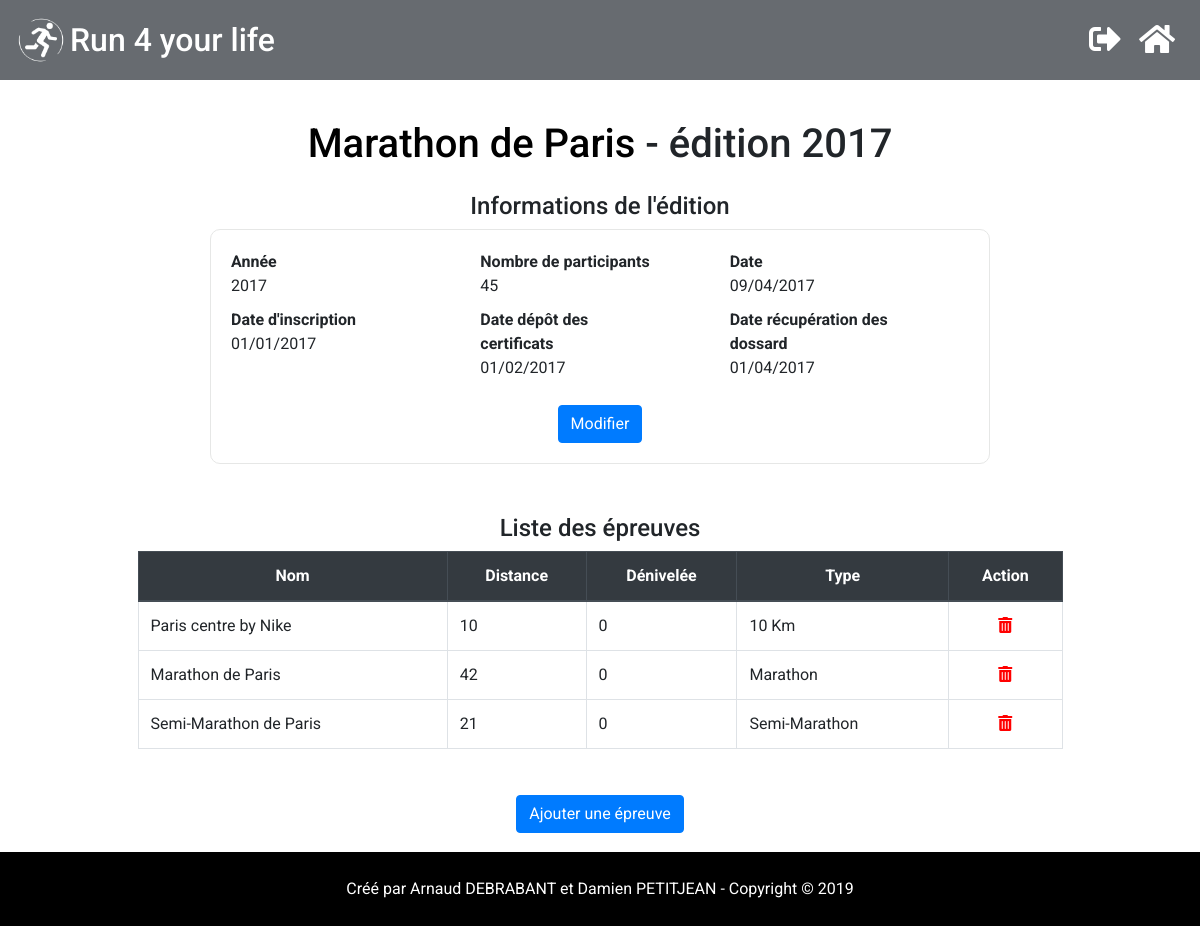
Screenshot of /edition.php?idedition=1 (signed in) with the database file from the repository.
### tables this page shows
CREATE TABLE course(
    id_course      Int  AUTO_INCREMENT  NOT NULL,
    nom            Varchar (100) NOT NULL,
    annee_creation Int NOT NULL,
    mois           Int NOT NULL,
    site_url       Varchar (200) NOT NULL,
	PRIMARY KEY (id_course)
);

CREATE TABLE edition(
    id_edition            Int  AUTO_INCREMENT  NOT NULL,
    id_course             Int NOT NULL,
    annee                 Int NOT NULL,
    nb_participants       Int NOT NULL,
    date                  Date NOT NULL,
    date_inscription      Date NOT NULL,
    date_depot_certificat Date NOT NULL,
    date_recup_dossard    Date NOT NULL,
	PRIMARY KEY (id_edition),
    FOREIGN KEY (id_course) REFERENCES course(id_course)
    ON DELETE CASCADE
);

CREATE TABLE epreuve(
    id_epreuve   Int  AUTO_INCREMENT  NOT NULL,
    id_edition   Int NOT NULL,
    nom          Varchar (200) NOT NULL,
    distance     Int NOT NULL,
    adresse_depart      Varchar (200) NOT NULL,
    denivelee    Int NOT NULL,
    type_epreuve Varchar (200) NOT NULL,
    plan         Varchar (200) NOT NULL,
	PRIMARY KEY (id_epreuve),
    FOREIGN KEY (id_edition) REFERENCES edition(id_edition)
    ON DELETE CASCADE
);

### edition.php (the view, shortened to what this page needs)
<?php
    if (isset($_GET['idedition']))
    {
        $idEdition = intval($_GET['idedition']);
    } else{
        header('Location: http://localhost/projet-bdw1/index.php');
    }
    include "includes/header.php";
    if (mysqli_connect_errno())
        printf("Échec de la connexion : %s", mysqli_connect_error());
    else {
        $requete = "SELECT * FROM edition WHERE id_edition = $idEdition";
        $resultat = mysqli_query($connexion, $requete);
        if($resultat == FALSE)
            print "<script>alert(\"Échec de la requête de récupération des informations de l'édition'\")</script>";
        else {
            $nuplet = mysqli_fetch_assoc($resultat);
            $id_course = $nuplet['id_course'];
            $annee = $nuplet['annee'];
            $nbParticipants = $nuplet['nb_participants'];
            $date = $nuplet['date'];
            $dateInscription = $nuplet['date_inscription'];
            $dateDepotCertificat = $nuplet['date_depot_certificat'];
            $dateRecupDossard = $nuplet['date_recup_dossard'];
            $requete = "SELECT nom FROM course WHERE id_course = $id_course";
            $resultat = mysqli_query($connexion, $requete);
            if($resultat == FALSE)
            {
                print "<script>alert(\"Échec de la requête de récupération du nom de la course'\")</script>";
                $nomCourse = "Course";
            } else {
                $nuplet = mysqli_fetch_assoc($resultat);
                $nomCourse = $nuplet['nom'];
            }
            print "<div class='container'>
                        <div class='nomCourse row'>
                            <h1 class='mx-auto mb-4'><a href='course.php?idcourse=$id_course'>$nomCourse</a> - édition $annee</h1>
                        </div>
                    </div>
                    <section class='sectionInfos'>
                        <h2>Informations de l'édition</h2>
                        <div class='infos container col-12'>
                            <div id='infosBloc' class='infosBloc container mx-auto col-lg-8 col-md-10 col-xs-12 mw-50'>
                                <form action='' method='POST'>
                                    <div class='form-row ligneInfos'>
                                        <div class='col-md-3'>
                                            <p class='nomInfo'>Année</p>
                                            <p>$annee</p>
                                        </div>
                                        <div class='col-md-1'></div>
                                        <div class='col-md-3'>
                                            <p class='nomInfo'>Nombre de participants</p>
                                            <p class='readInfo'>$nbParticipants</p>
                                            <input type='text' id='nbParticipantsInput' class='form-control writeInfo' name='nb_participants' value=\"$nbParticipants\" placeholder='1234' required>
                                        </div>
                                        <div class='col-md-1'></div>
                                        <div class='col-md-3'>
                                            <p class='nomInfo'>Date</p>
                                            <p class='readInfo'>".date('d/m/Y', strtotime($date))."</p>
                                            <input type='date' id='dateInput' class='form-control writeInfo' name='date' value=\"$date\" required>
                                        </div>
                                    </div>
                                    <div class='form-row ligneInfos'>
                                        <div class='col-md-3'>
                                            <p class='nomInfo'>Date d'inscription</p>
                                            <p class='readInfo'>".date('d/m/Y', strtotime($dateInscription))."</p>
                                            <input type='date' id='dateInscriptionInput' class='form-control writeInfo' name='date_inscription' value=\"$dateInscription\" required>
                                        </div>
                                        <div class='col-md-1'></div>
                                        <div class='col-md-3'>
                                            <p class='nomInfo'>Date dépôt des certificats</p>
                                            <p class='readInfo'>".date('d/m/Y', strtotime($dateDepotCertificat))."</p>
                                            <input type='date' id='dateDepotCertificatInput' class='form-control writeInfo' name='date_depot_certificat' value=\"$dateDepotCertificat\" required>
                                        </div>
                                        <div class='col-md-1'></div>
                                        <div class='col-md-3'>
                                            <p class='nomInfo'>Date récupération des dossard</p>
                                            <p class='readInfo'>".date('d/m/Y', strtotime($dateRecupDossard))."</p>
                                            <input type='date' id='dateRecupDossardInput' class='form-control writeInfo' name='date_recup_dossard' value=\"$dateRecupDossard\" required>
                                        </div>
                                    </div>";
            if($_SESSION['typeUtilisateur'] == "Admin")
            {
                print "             <div class='row ligneButton readInfo readInfoFlex' id='modifInfo'>
                                        <button type='button' class='btn btn-primary mx-auto'>Modifier</button>
                                    </div>
                                    <div class='row ligneButton writeInfo writeInfoFlex' id='modifInfo'>
                                        <div class='row mx-auto'>
                                            <button type='submit' class='btn btn-primary col-md-5'>Valider</button>
                                            <div class='col-md-1'></div>
                                            <button type='button' id='annulerInfo' class='btn btn-primary col-md-5'>Annuler</button>
                                        </div>
                                    </div>";
            }
            print "             </form>
                            </div>
                        </div>
                        <div id='ancreTri'></div>
                    </section>";
        }
        $requete = "SELECT id_epreuve, nom, distance, denivelee, type_epreuve
                    FROM epreuve
                    WHERE id_edition = $idEdition";
        if(!empty($_GET['order']) && ($_GET['orderSec'] == $_GET['order']))
        {
            $order = mysqli_real_escape_string($connexion, $_GET['order']);
            $orderSec = $_GET['orderSec'];
            $sensGet = mysqli_real_escape_string($connexion, $_GET['sens']);
            $requete .= " ORDER BY $order $sensGet";
            if($sensGet == "DESC" && $_GET['clic'])
            {
                $sens = "ASC";
            }else if($_GET['clic']){
                $sens = "DESC";
            }else{
                $sens = $sensGet;
            }
        }else{
            $order = "";
            $orderSec = "";
            $sensGet = "";
            $sens = "ASC";
        }
        $resultat = mysqli_query($connexion, $requete);
            if($resultat == FALSE)
                print "<script>alert(\"Échec de l'ajout de l'épreuve\")</script>";
            else{
                print "<section class='liste'>
                            <h2 class='tableLabel'>Liste des épreuves</h2>
                            <div class='container'>
                                <div class='table-responsive'>
                                    <table class='table col-md-10 mx-auto table-bordered table-hover text-center'>
                                        <thead class='thead-dark'>
                                            <tr>
                                                <th id='nomCol' scope='col'>
                                                    <a href='?idedition=$idEdition&order=nom&orderSec=$order&sens=$sens&clic=1#ancreTri'>Nom</a>
                                                </th>
                                                <th id='distanceCol' scope='col'>
                                                    <a href='?idedition=$idEdition&order=distance&orderSec=$order&sens=$sens&clic=1#ancreTri'>Distance</a>
                                                </th>
                                                <th id='deniveleeCol' scope='col'>
                                                    <a href='?idedition=$idEdition&order=denivelee&orderSec=$order&sens=$sens&clic=1#ancreTri'>Dénivelée</a>
                                                </th>
                                                <th id='type_epreuveCol' scope='col'>
                                                    <a href='?idedition=$idEdition&order=type_epreuve&orderSec=$order&sens=$sens&clic=1#ancreTri'>Type</a>
                                                </th>
                                                ".($_SESSION['typeUtilisateur'] == 'Admin' ? '<th>Action</th>' : '')."
                                            </tr>
                                        </thead>
                                    <tbody>";
            while ($nuplet = mysqli_fetch_assoc($resultat))
            {
                $id_epreuve = $nuplet['id_epreuve'];
                $nom = $nuplet['nom'];
                $distance = $nuplet['distance'];
                $denivelee = $nuplet['denivelee'];
                $type_epreuve = $nuplet['type_epreuve'];
                print "<tr class='ligneTabClic'>
                            <td onclick=\"location.href='epreuve.php?id_epreuve=$id_epreuve'\" class='text-left'>$nom</td>
                            <td onclick=\"location.href='epreuve.php?id_epreuve=$id_epreuve'\" class='text-left'>$distance</td>
                            <td onclick=\"location.href='epreuve.php?id_epreuve=$id_epreuve'\" class='text-left'>$denivelee</td>
                            <td onclick=\"location.href='epreuve.php?id_epreuve=$id_epreuve'\" class='text-left'>$type_epreuve</td>";
                if($_SESSION['typeUtilisateur'] == "Admin")
                {
                    print "<td>
                                <form method='GET' action='edition.php#ancreTri' Onsubmit='return attention();'>
                                    <input name='idedition' type='hidden' value='$idEdition'>
                                    <input name='delete_epreuve' type='hidden' value='$id_epreuve'>
                                    <input name='order' type='hidden' value='$order'>
                                    <input name='orderSec' type='hidden' value='$orderSec'>
                                    <input name='sens' type='hidden' value='$sensGet'>
                                    <input name='clic' type='hidden' value='0'>
                                    <button class='btnDelete' type='submit'>
                                        <i class='fas fa-trash-alt'></i>
                                    </button>
                                </form>
                            </td>";
                }
            }
            print "</tr>";
        }
    }
?>
                </tbody>
            </table>
        </div>
    </div>
</section>
<?php
    if($_SESSION['typeUtilisateur'] == "Admin")
    {
        print "<div class='container'>
                    <div class='row mb-4'>
                        <button type='button' class='btn btn-primary mx-auto' data-toggle='modal' data-target='#modalAjout'>
                            Ajouter une épreuve
                        </button>
                    </div>
                </div>";
    }
    include "includes/footer.php";
?>

### style.css (style rules this page uses)
* { -moz-box-sizing: border-box; box-sizing: border-box; }
html { height: 100%; }
.sectionInfos { margin-bottom: 50px; }
.sectionInfos h2 { text-align: center; font-size: 24px; }
.nomCourse a { color: black; }
.nomCourse h1 { text-align: center; }
.infosBloc { border: 1px solid #E6E7E6; padding: 20px; border-radius: 10px; word-wrap: break-word; }
.infos p { margin: 0; }
.nomInfo { font-weight: bold; }
.ligneInfos { margin-bottom: 10px; }
.ligneButton { margin-top: 25px; word-wrap: normal; }
.liste { margin-bottom: 30px; }
.tableLabel { text-align: center; font-size: 24px; }
.liste th a { color: #fff; }
.ligneTabClic { cursor: pointer; }
.btnDelete { background: none; border: none; padding: 0; color: red; }

### rows the page displays
course: nom "Marathon de Paris"
edition: annee "2017", nb_participants "45", date "09/04/2017", date_inscription "01/01/2017", date_depot_certificat "01/02/2017", date_recup_dossard "01/04/2017"
epreuve: nom "Paris centre by Nike", distance "10", denivelee "0", type_epreuve "10 Km"
epreuve: nom "Marathon de Paris", distance "42", denivelee "0", type_epreuve "Marathon"
epreuve: nom "Semi-Marathon de Paris", distance "21", denivelee "0", type_epreuve "Semi-Marathon"
